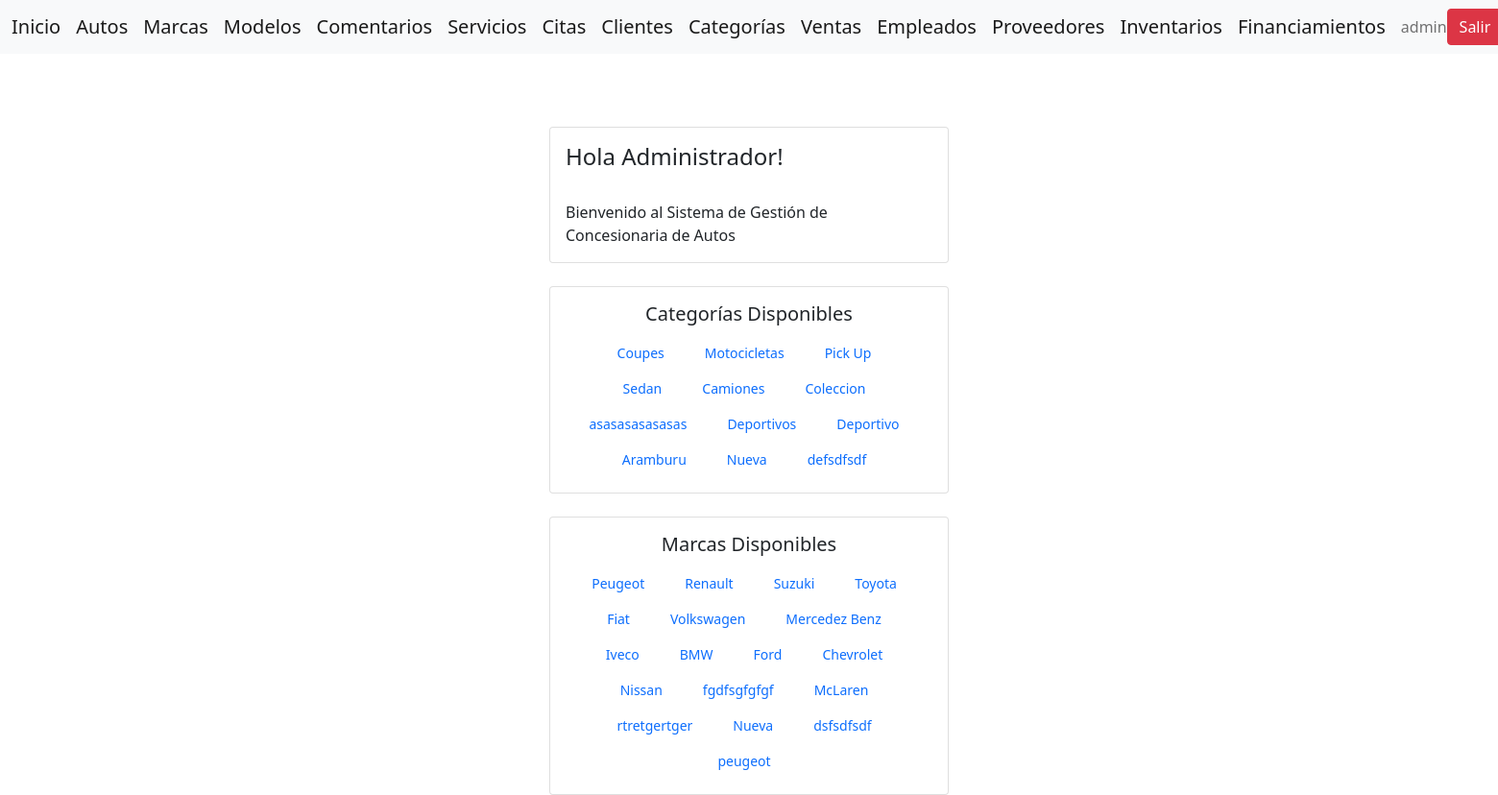
Before: / (signed in) with the older database file.
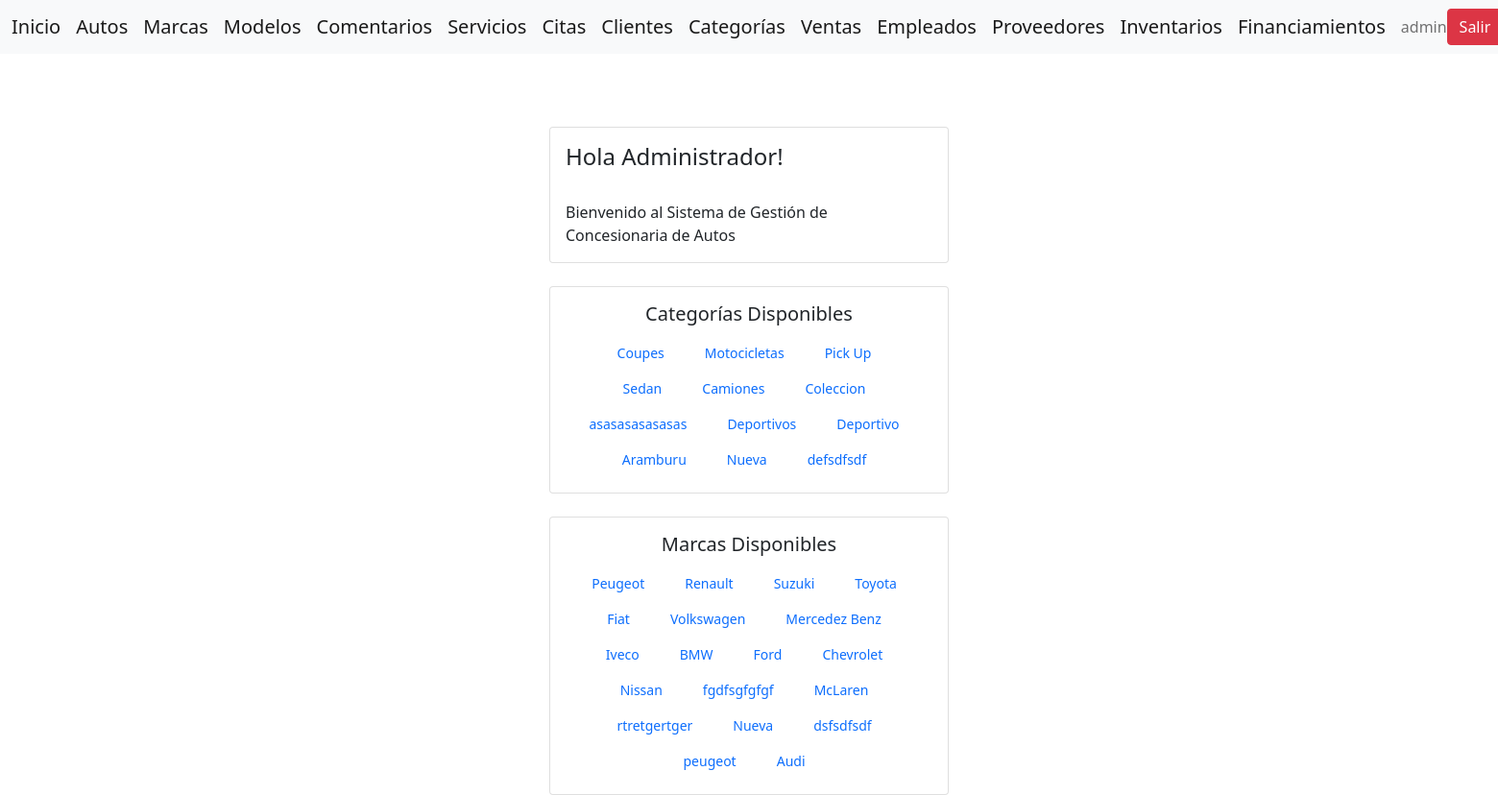
After: the same page with the newer database file.
### gestion/models.py (models this page shows, shortened)
class Categoria(models.Model):
    nombre = models.CharField(max_length=100)

class Marca(models.Model):
    nombre = models.CharField(max_length=100)

### home/views.py (the view)
# urls.py: path('', IndexView.as_view(), name='index'),
class IndexView(LoginRequiredMixin, TemplateView):
    template_name = 'home/index.html'
    login_url = 'login'
    def get_context_data(self, **kwargs):
        context = super().get_context_data(**kwargs)
        context['user'] = self.request.user
        return context

### gestion/context_processors.py (called while the page is built)
def user_info(request):
    user = request.user if request.user.is_authenticated else None
    return {
        'authenticated_user': user
    }

def all_brands(request):
    brands = cache.get('brands')
    if brands is None:
        brands = Marca.objects.all()
        cache.set('brands', brands, 36000)  # Cache por 10 horas (36000 segundos)
    return {'all_brands': brands}

def all_categories(request):
    categories = cache.get('categories')
    if categories is None:
        categories = Categoria.objects.all()  # Devuelve objetos completos
        cache.set('categories', categories, 36000)  # Cache por 10 horas (36000 segundos)
    return {'all_categories': categories}

### home/templates/home/index.html (shortened to what this page needs)
{% extends 'home/base.html' %}
{% block content %}
<div class="row" style="margin-top: 2cm;">
    <div class="col"></div>
    <div class="col">
        <div class="card">
            <div class="card-body">
                <h4 class="card-title">
                    Hola
                    {% if authenticated_user %}
                        {{ authenticated_user.first_name }}!
                    {% else %}
                        Invitado
                    {% endif %}
                </h4>
                <br>
                <p class="card-text">Bienvenido al Sistema de Gestión de Concesionaria de Autos</p>
            </div>
        </div>
        <div class="card mt-4">
            <div class="card-body">
                <h5 class="card-title text-center" style="margin-bottom: 10px;">Categorías Disponibles</h5>
                <div style="display: flex; justify-content: center; flex-wrap: wrap;">
                    {% for category in all_categories %}
                        <a class="nav-link" href="{% url 'categoria-detail' category.id %}" style="margin-right: 10px; white-space: nowrap; font-size: 14px;">{{ category.nombre }}</a>
                    {% endfor %}
                </div>
            </div>
        </div>
        <div class="card mt-4">
            <div class="card-body">
                <h5 class="card-title text-center" style="margin-bottom: 10px;">Marcas Disponibles</h5>
                <div style="display: flex; justify-content: center; flex-wrap: wrap;">
                    {% for brand in all_brands %}
                        <a class="nav-link" href="{% url 'marca-detail' brand.id %}" style="margin-right: 10px; white-space: nowrap; font-size: 14px;">{{ brand.nombre }}</a>
                    {% endfor %}
                </div>
            </div>
        </div>
    </div>
    <div class="col"></div>
</div>
{% endblock %}

Changed rows visible on the page:
added Marca: nombre "Audi"
